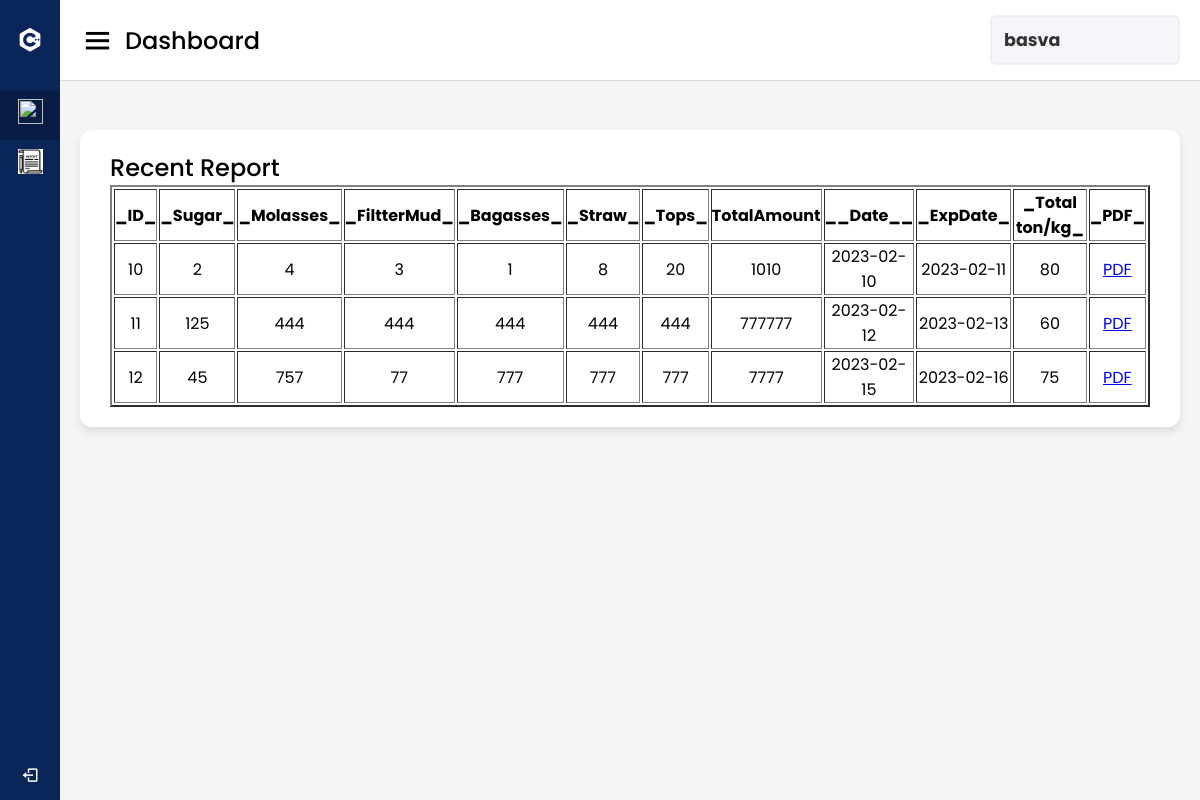
The page /userindex5 (signed in) on the database its author committed.
### MCA/models.py (models this page shows)
class register1(models.Model):
	name=models.CharField(max_length=60)
	email=models.CharField(max_length=60)
	password=models.CharField(max_length=60)
	phno=models.CharField(max_length=60)
	adharno=models.CharField(max_length=60)
	Image=models.CharField(max_length=60)

class report1(models.Model):
	user=models.ForeignKey(register1,on_delete=models.CASCADE)
	sugar=models.CharField(max_length=60)
	molass=models.CharField(max_length=60)
	filt=models.CharField(max_length=60)
	baga=models.CharField(max_length=60)
	straw=models.CharField(max_length=60)
	tops=models.CharField(max_length=60)
	total=models.CharField(max_length=60)
	dt=models.CharField(max_length=60, default=0)
	tton=models.CharField(max_length=60,default=0)
	ed=models.CharField(max_length=60,default=0)

### MCA/views.py (the view)
# urls.py: path('userindex<int:proid>',userindex,name="userindex"),
def userindex(req,proid):
    x = register1.objects.get(name=req.session['id'])
    print("--"*20)
    print(x.name)
    print("--"*20)
    protask=report1.objects.filter(user_id=proid)
    print(protask)
    return render(req,'userinfo.html',{'list1':x,'protask':protask})

### templates/userinfo.html (shortened to what this page needs)
{% load static %}
<!DOCTYPE html>
<html lang="en" dir="ltr">
  <head>
    <link rel="stylesheet" href="style.css">
    <link href='https://unpkg.com/boxicons@2.0.7/css/boxicons.min.css' rel='stylesheet'>
   </head>
<body>
  <div class="sidebar">
    <div class="logo-details">
      <i class='bx bxl-c-plus-plus'></i>
    </div>
      <ul class="nav-links">
        <li>
          <a href="userindex{{list1.id}}" class="active">
            <i><img src="{% static 'images\dash2.jpg' %}" style="height:25px;width: 25px; "></i>
          </a>
        </li>
        <li>
          <a href="userindex{{list1.id}}">
            <i><img src="{% static 'images\ch3.png' %}" style="height:25px;width: 25px; background-color: white  "></i>
          </a>
        </li>
        <li class="log_out">
          <a href="reg">
            <i class='bx bx-log-out'></i>
          </a>
        </li>
      </ul>
  </div>
  <section class="home-section">
    <nav>
      <div class="sidebar-button">
        <i class='bx bx-menu sidebarBtn'></i>
        <span class="dashboard">Dashboard</span>
      </div>
      <div class="profile-details">
        <span class="admin_name"><h3>{{list1.name}}</h3></span>
      </div>
    </nav>
      <div class="home-content">
      <div class="sales-boxes">
        <div class="recent-sales box">
          <div class="title">Recent Report</div>
          <div class="sales-details">
            <ul class="details">
              <form  action="sav" method="POST">
               <table border=2 align="center">
                <tr style="width: 80px">
              <th>_ID_</th><th>_Sugar_</th><th>_Molasses_</th><th>_FiltterMud_</th><th>_Bagasses_</th><th>_Straw_</th><th>_Tops_</th><th>TotalAmount</th><th>__Date__</th><th>_ExpDate_</th><th>_Total ton/kg_</th><th>_PDF_</th></tr>
              {% for i in protask %}
              <tr>
            <td style="text-align: center;">{{i.id}}</td><td style="text-align: center;">{{i.sugar}}</td><td style="text-align: center;">{{i.molass}}</td><td style="text-align: center;">{{i.filt}}</td><td style="text-align: center;">{{i.baga}}</td><td style="text-align: center;">{{i.straw}}</td><td style="text-align: center;">{{i.tops}}</td><td style="text-align: center;">{{i.total}}</td><td style="text-align: center;">{{i.dt}}</td><td style="text-align: center;">{{i.ed}}</td><td style="text-align: center;">{{i.tton}}</td><td style="text-align: center;"><a href=pre{{i.id}}>PDF</a></td></tr>
            {% endfor %}
           </table>
          </ul>
          </div>
        </div>
        </div>
      </div>
  </section>
</body>
</html>

### static/MCA/css/style.css (style rules this page uses)
:root { --primary: #EB1616; --secondary: #191C24; --light: #6C7293; --dark: #000000; }
.sidebar { position: fixed; top: 0; left: 0; bottom: 0; width: 250px; height: 100vh; overflow-y: auto; background: var(--secondary); transition: 0.5s; z-index: 999; }
@media (min-width: 992px) { .sidebar { margin-left: 0; } }

### templates/userinfo.html (style rules this page uses)
* { margin: 0; padding: 0; box-sizing: border-box; font-family: 'Poppins', sans-serif; }
.sidebar { position: fixed; height: 100%; width: 240px; background: #0A2558; transition: all 0.5s ease; }
.sidebar .logo-details { height: 80px; display: flex; align-items: center; }
.sidebar .logo-details i { font-size: 28px; font-weight: 500; color: #fff; min-width: 60px; text-align: center }
.sidebar .nav-links { margin-top: 10px; }
.sidebar .nav-links li { position: relative; list-style: none; height: 50px; }
.sidebar .nav-links li a { height: 100%; width: 100%; display: flex; align-items: center; text-decoration: none; transition: all 0.4s ease; }
.sidebar .nav-links li a.active { background: #081D45; }
.sidebar .nav-links li i { min-width: 60px; text-align: center; font-size: 18px; color: #fff; }
.sidebar .nav-links .log_out { position: absolute; bottom: 0; width: 100%; }
.home-section { position: relative; background: #f5f5f5; min-height: 100vh; width: calc(100% - 240px); left: 240px; transition: all 0.5s ease; }
.home-section nav { display: flex; justify-content: space-between; height: 80px; background: #fff; display: flex; align-items: center; position: fixed; width: calc(100% - 240px); left: 240px; z-index: 100; padding: 0 20px; box-shadow: 0 1px 1px rgba(0, 0, 0, 0.1); transition: all 0.5s ease; }
.home-section nav .sidebar-button { display: flex; align-items: center; font-size: 24px; font-weight: 500; }
nav .sidebar-button i { font-size: 35px; margin-right: 10px; }
.home-section nav .profile-details { display: flex; align-items: center; background: #F5F6FA; border: 2px solid #EFEEF1; border-radius: 6px; height: 50px; min-width: 190px; padding: 0 15px 0 2px; }
nav .profile-details .admin_name { font-size: 15px; font-weight: 500; color: #333; margin: 0 10px; white-space: nowrap; }
.home-section .home-content { position: relative; padding-top: 104px; }
.home-content .sales-boxes { display: flex; justify-content: space-between; }
.home-content .sales-boxes .recent-sales { width:100%; background: #fff; padding: 20px 30px; margin: 0 20px; border-radius: 12px; box-shadow: 0 5px 10px rgba(0, 0, 0, 0.1); }
.home-content .sales-boxes .sales-details { display: flex; align-items: center; justify-content: space-between; }
.sales-boxes .box .title { font-size: 24px; font-weight: 500; }
@media (max-width: 1240px) { .sidebar { width: 60px; } }
@media (max-width: 1240px) { .home-section { width: calc(100% - 60px); left: 60px; } }
@media (max-width: 1240px) { .home-section nav { width: calc(100% - 60px); left: 60px; } }

### rows shown on the page
register1: name "basva"
report1: id "10", sugar "2", molass "4", filt "3", baga "1", straw "8", tops "20", total "1010", dt "2023-02-10", ed "2023-02-11", tton "80"
report1: id "11", sugar "125", molass "444", filt "444", baga "444", straw "444", tops "444", total "777777", dt "2023-02-12", ed "2023-02-13", tton "60"
report1: id "12", sugar "45", molass "757", filt "77", baga "777", straw "777", tops "777", total "7777", dt "2023-02-15", ed "2023-02-16", tton "75"
